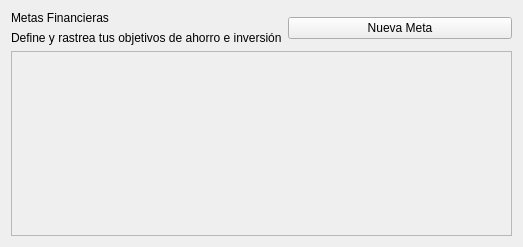
<?xml version="1.0" encoding="UTF-8"?>
<ui version="4.0">
 <class>PanelMetas</class>
 <widget class="QWidget" name="PanelMetas">
  <property name="geometry">
   <rect>
    <x>0</x>
    <y>0</y>
    <width>523</width>
    <height>247</height>
   </rect>
  </property>
  <property name="windowTitle">
   <string>Form</string>
  </property>
  <layout class="QVBoxLayout" name="verticalLayout_2">
   <item>
    <layout class="QHBoxLayout" name="horizontalLayout">
     <item>
      <layout class="QVBoxLayout" name="verticalLayout">
       <item>
        <widget class="QLabel" name="label">
         <property name="text">
          <string>Metas Financieras</string>
         </property>
        </widget>
       </item>
       <item>
        <widget class="QLabel" name="label_2">
         <property name="text">
          <string>Define y rastrea tus objetivos de ahorro e inversión</string>
         </property>
        </widget>
       </item>
      </layout>
     </item>
     <item>
      <widget class="QPushButton" name="btn_nueva_meta">
       <property name="text">
        <string>Nueva Meta</string>
       </property>
      </widget>
     </item>
    </layout>
   </item>
   <item>
    <widget class="QScrollArea" name="contenedor_metas">
     <property name="widgetResizable">
      <bool>true</bool>
     </property>
     <widget class="QWidget" name="scrollAreaWidgetContents">
      <property name="geometry">
       <rect>
        <x>0</x>
        <y>0</y>
        <width>511</width>
        <height>183</height>
       </rect>
      </property>
      <layout class="QVBoxLayout" name="verticalLayout_3">
       <item>
        <widget class="QWidget" name="widget" native="true"/>
       </item>
      </layout>
     </widget>
    </widget>
   </item>
  </layout>
 </widget>
 <resources/>
 <connections/>
</ui>
